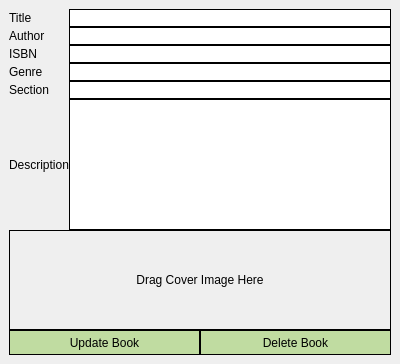
<?xml version="1.0" encoding="UTF-8"?>
<ui version="4.0">
 <class>ViewUpdateBook</class>
 <widget class="QWidget" name="ViewUpdateBook">
  <property name="geometry">
   <rect>
    <x>0</x>
    <y>0</y>
    <width>400</width>
    <height>364</height>
   </rect>
  </property>
  <property name="windowTitle">
   <string>Form</string>
  </property>
  <property name="styleSheet">
   <string notr="true">#ModifyBookView{
background-color: rgb(227, 238, 219);
}

QLabel{
	color: rgb(0, 0, 0);
	font: 700 9pt &quot;Segoe UI&quot;;
}

QLineEdit{
	font: 9pt &quot;Segoe UI&quot;;
	background-color: rgb(255, 255, 255);
	border: 1px solid;
	color: rgb(0, 0, 0);
}

QPushButton{
	border: 1px solid;
	color: rgb(0, 0, 0);
	font: 700 9pt &quot;Segoe UI&quot;;
	background-color: rgb(192, 220, 161);
}

QTextEdit{
	font: 9pt &quot;Segoe UI&quot;;
	background-color: rgb(255, 255, 255);
	border: 1px solid;
	color: rgb(0, 0, 0);
}</string>
  </property>
  <layout class="QVBoxLayout" name="verticalLayout_2">
   <property name="leftMargin">
    <number>9</number>
   </property>
   <property name="topMargin">
    <number>9</number>
   </property>
   <property name="rightMargin">
    <number>9</number>
   </property>
   <property name="bottomMargin">
    <number>9</number>
   </property>
   <item>
    <layout class="QVBoxLayout" name="viewBackground" stretch="2">
     <property name="spacing">
      <number>0</number>
     </property>
     <item>
      <layout class="QVBoxLayout" name="bookInfoLayout">
       <item>
        <layout class="QGridLayout" name="inputsLayout">
         <item row="2" column="1">
          <widget class="QLineEdit" name="isbnLineEdit"/>
         </item>
         <item row="5" column="0">
          <widget class="QLabel" name="descriptionLabel">
           <property name="text">
            <string>Description</string>
           </property>
          </widget>
         </item>
         <item row="3" column="1">
          <widget class="QLineEdit" name="genreLineEdit"/>
         </item>
         <item row="0" column="0">
          <widget class="QLabel" name="titleLabel">
           <property name="text">
            <string>Title</string>
           </property>
          </widget>
         </item>
         <item row="1" column="0">
          <widget class="QLabel" name="authorLabel">
           <property name="text">
            <string>Author</string>
           </property>
          </widget>
         </item>
         <item row="2" column="0">
          <widget class="QLabel" name="isbnLabel">
           <property name="text">
            <string>ISBN</string>
           </property>
          </widget>
         </item>
         <item row="5" column="1">
          <widget class="QTextEdit" name="descriptionTextEdit"/>
         </item>
         <item row="0" column="1">
          <widget class="QLineEdit" name="titleLineEdit"/>
         </item>
         <item row="1" column="1">
          <widget class="QLineEdit" name="authorLineEdit"/>
         </item>
         <item row="4" column="0">
          <widget class="QLabel" name="sectionLabel">
           <property name="text">
            <string>Section</string>
           </property>
          </widget>
         </item>
         <item row="3" column="0">
          <widget class="QLabel" name="genreLabel">
           <property name="text">
            <string>Genre</string>
           </property>
          </widget>
         </item>
         <item row="4" column="1">
          <widget class="QLineEdit" name="sectionLineEdit"/>
         </item>
        </layout>
       </item>
       <item>
        <widget class="QLabel" name="coverPreviewLabel">
         <property name="minimumSize">
          <size>
           <width>0</width>
           <height>100</height>
          </size>
         </property>
         <property name="acceptDrops">
          <bool>true</bool>
         </property>
         <property name="frameShape">
          <enum>QFrame::Shape::Box</enum>
         </property>
         <property name="frameShadow">
          <enum>QFrame::Shadow::Plain</enum>
         </property>
         <property name="text">
          <string>Drag Cover Image Here</string>
         </property>
         <property name="alignment">
          <set>Qt::AlignmentFlag::AlignCenter</set>
         </property>
        </widget>
       </item>
       <item>
        <layout class="QHBoxLayout" name="buttonLayout">
         <item>
          <widget class="QPushButton" name="updateButton">
           <property name="minimumSize">
            <size>
             <width>0</width>
             <height>25</height>
            </size>
           </property>
           <property name="text">
            <string>Update Book</string>
           </property>
          </widget>
         </item>
         <item>
          <widget class="QPushButton" name="deleteButton">
           <property name="minimumSize">
            <size>
             <width>0</width>
             <height>25</height>
            </size>
           </property>
           <property name="text">
            <string>Delete Book</string>
           </property>
          </widget>
         </item>
        </layout>
       </item>
      </layout>
     </item>
    </layout>
   </item>
  </layout>
 </widget>
 <resources/>
 <connections/>
</ui>
